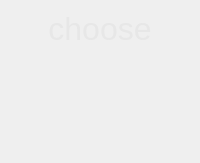
        <widget class="QWidget" name="gamingChoose">
         <property name="styleSheet">
          <string notr="true">#gamingChoose { 
border-image: url(:/new/prefix1/resource/background.png)
}

#gamingChoose * {
border-image:url();
}</string>
         </property>
         <layout class="QGridLayout" name="gridLayout_8" rowstretch="5,1" columnstretch="1,16,1">
          <item row="0" column="1">
           <layout class="QVBoxLayout" name="verticalLayout" stretch="2,1,7">
            <item>
             <widget class="QLabel" name="label_5">
              <property name="text">
               <string>&lt;html&gt;&lt;head/&gt;&lt;body&gt;&lt;p align=&quot;center&quot;&gt;&lt;span style=&quot; font-size:24pt; color:#e7e7e7;&quot;&gt;choose&lt;/span&gt;&lt;/p&gt;&lt;/body&gt;&lt;/html&gt;</string>
              </property>
             </widget>
            </item>
            <item>
             <spacer name="verticalSpacer_7">
              <property name="orientation">
               <enum>Qt::Vertical</enum>
              </property>
              <property name="sizeHint" stdset="0">
               <size>
                <width>20</width>
                <height>40</height>
               </size>
              </property>
             </spacer>
            </item>
            <item>
             <widget class="CardSlot" name="gamingChooseSlot">
              <widget class="QWidget" name="page_3"/>
             </widget>
            </item>
           </layout>
          </item>
          <item row="0" column="0">
           <spacer name="horizontalSpacer_8">
            <property name="orientation">
             <enum>Qt::Horizontal</enum>
            </property>
            <property name="sizeHint" stdset="0">
             <size>
              <width>29</width>
              <height>20</height>
             </size>
            </property>
           </spacer>
          </item>
          <item row="0" column="2">
           <spacer name="horizontalSpacer_9">
            <property name="orientation">
             <enum>Qt::Horizontal</enum>
            </property>
            <property name="sizeHint" stdset="0">
             <size>
              <width>29</width>
              <height>20</height>
             </size>
            </property>
           </spacer>
          </item>
          <item row="1" column="1">
           <spacer name="verticalSpacer_8">
            <property name="orientation">
             <enum>Qt::Vertical</enum>
            </property>
            <property name="sizeHint" stdset="0">
             <size>
              <width>20</width>
              <height>58</height>
             </size>
            </property>
           </spacer>
          </item>
         </layout>
        </widget>
